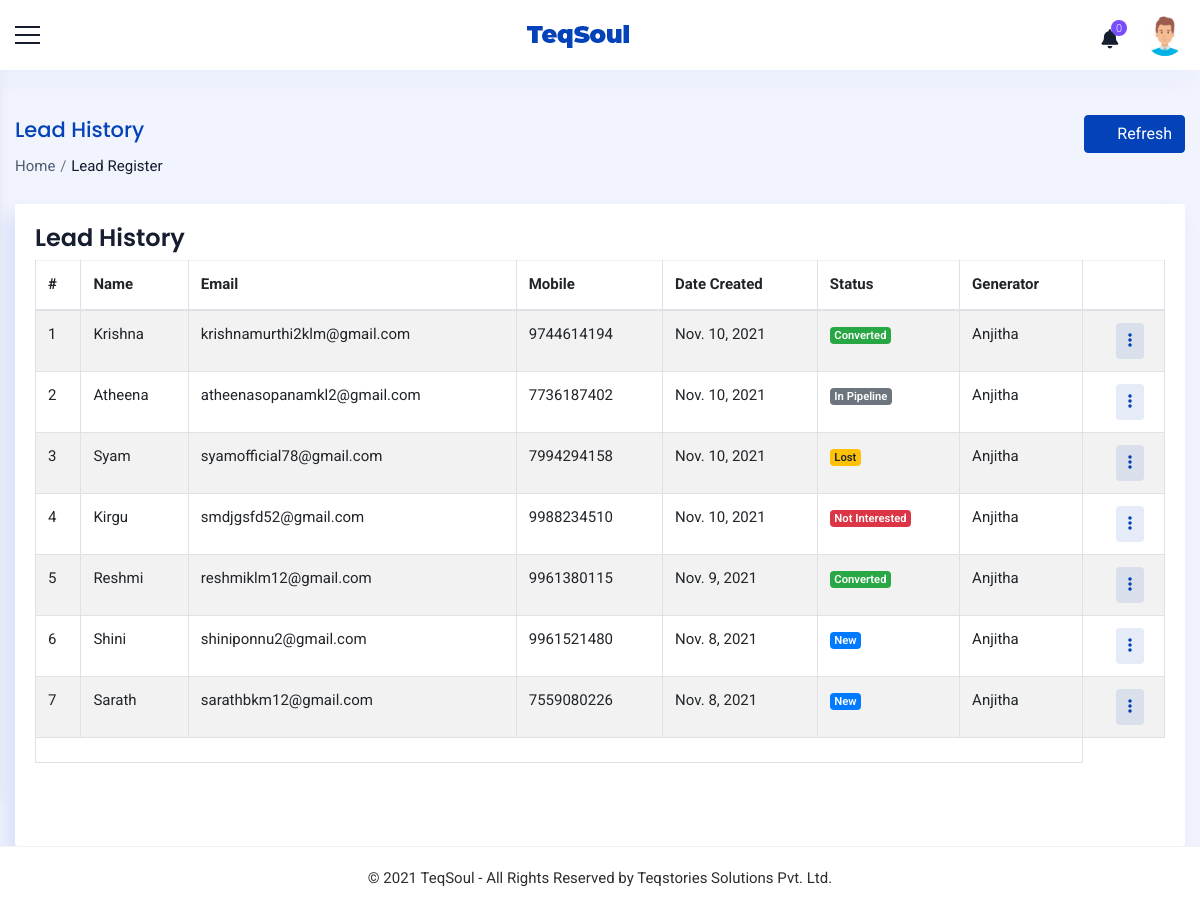
The app's page /sales/history/ (signed in) with its own data.
### accounts/models.py (models this page shows, shortened)
class Staff(models.Model):
    value= (
    ('1', 'Operations'),
    ('2', 'Sales'),
    ('3', 'Trainer'),
    ('4', 'Admin'),
    ('5', 'Operations Manager'),
    ('6', 'Sales Manager'),
    ('7', 'Trainer Manager'),
    )
    user = models.OneToOneField(User,on_delete=models.CASCADE,null=True,blank=True)
    name = models.CharField(max_length=100,null=True, blank=True)
    empid = models.CharField(max_length=100,null=True, blank=True)
    mobile = models.CharField(max_length=10,null=True, blank=True)
    email = models.EmailField(max_length=200,null=True, blank=True)
    sex = models.CharField(max_length=10,null=True,choices=sex_choices, blank=True)
    dob = models.DateField(null=True, blank=True)
    doj = models.DateField(null=True, blank=True)
    blood_group = models.CharField(max_length=100,null=True, blank=True,choices=groups)
    house = models.CharField(max_length=100,null=True, blank=True)
    street =models.CharField(max_length=100,null=True, blank=True)
    street2 =models.CharField(max_length=100,null=True, blank=True)
    city = models.CharField(max_length=100,null=True, blank=True)
    state = models.CharField(max_length=100,null=True,choices=state, blank=True)
    pin = models.CharField(max_length=100,null=True,blank=True)
    stype = models.CharField(max_length=100,null=True,choices=value, blank=True)
    status = models.CharField(max_length=20,choices=(('Active','Active'),('Inactive','Inactive')),default='Active')
    profile_pic = models.ImageField(null=True, blank=True,upload_to='images/dp/',default='accounts/static/images/user3.png')
    facebook = models.CharField(max_length=1000, null=True, blank=True)
    linkedin = models.CharField(max_length=1000, null=True, blank=True)
    instagram = models.CharField(max_length=1000, null=True, blank=True)
    approval = models.BooleanField(null=True, blank=True, default=False)
    def __str__(self):
        return self.name
    class Meta:
        unique_together = [['name']]

class Lead(models.Model):
    name = models.CharField(max_length=100,null=True, blank=True)
    email = models.EmailField(max_length=200,null=True,blank=True)
    mobile = models.CharField(max_length=10,null=True,blank=True)
    sex = models.CharField(max_length=10,null=True,choices=sex_choices,blank=True,default="Male")
    generator = models.ForeignKey(Staff,on_delete=models.CASCADE, blank=True,null=True,related_name='representative')
    assigned_to = models.ForeignKey(Staff,on_delete=models.CASCADE, blank=True,null=True,related_name='assigned_to',limit_choices_to=(Q(stype='2')|Q(stype='6')|Q(stype='4')))
    created_on = models.DateField(null=True, blank=True)
    status = models.CharField(max_length=100,null=True, blank=True,choices=levels,default="New")
    lms = models.BooleanField(default = False)
    approval = models.CharField(max_length=100,null=True, blank=True,choices=approval_choices)
    to_be_approved_by = models.ForeignKey(Staff,on_delete=models.CASCADE, blank=True,null=True)

### accounts/views.py (the view)
# urls.py: path('sales/history/',ViewHistory.as_view(),name='view_history'),
class ViewHistory(View):
    def get(self, request):
        x = SalesOperation(request)
        if x == True:
            staff = Staff.objects.get(user=request.user)
            notify = Notifications(staff)
            count = CountNotifications(notify)
            if staff.stype == '4' or staff.stype == '6':
                lead = Lead.objects.all().order_by('-created_on')
            else:
                lead = Lead.objects.filter(generator=staff).order_by('-created_on')
            page = Pagination(request,lead,10)
            history = True
            context={'count':count,'notify':notify,'staff':staff,'lead':page,'history':history}
            return render(request,'sales/history.html',context)
        else:
            if request.user.is_authenticated:
                return render(request,'messages/common/permission_error.html')
            else:
                return redirect('home')

### accounts/functions.py (called while the page is built)
def Pagination(request,object,count):
    p = Paginator(object,count)
    page_num = request.GET.get('page',1)
    try:
        page = p.page(page_num)
    except EmptyPage:
        page = p.page(1)
    return (page)

def SalesOperation(request):
    user = request.user
    if user.is_authenticated:
        try:
            staff = Staff.objects.get(user=user)
            if staff.stype == '6' or staff.stype=='4' or staff.stype== '5' or staff.stype== '2':
                return (True)
            else:
                return (False)
        except:
            return (False)
    else:
        return (False)

def Notifications(staff):
    notifications = Notification.objects.filter(user1=staff,status='2').order_by('-date').order_by('-time')
    return notifications

def CountNotifications(notifications):
    count = 0
    for i in notifications:
        count = count +1
    return count

### accounts/templates/sales/history.html (shortened to what this page needs)
{% extends 'common/main.html' %}
{% load static %}
{% block content %}
{% include 'common/header.html' %}
<div class="container_full">
    <div class="content_wrapper bg_homebefore inner-wrapper tables-sec">
        <div class="container-fluid">
            <div class="breadcrumbbar">
                <div class="row">
                  <div class="col-md-8 col-lg-8">
                    <h4 class="page-title">Lead History</h4>
                    <div class="breadcrumb-list">
                      <ol class="breadcrumb">
                        <li class="breadcrumb-item"><a href="{% url 'home' %}">Home</a></li>
                        <li class="breadcrumb-item active" aria-current="page">Lead Register</li>
                      </ol>
                    </div>
                  </div>
                  <div class="col-md-4 col-lg-4 mr-0">
                    <div class="widgetbar">
                        <button class="btn btn-primary" onclick="window.location.reload()"><i class="ti ti-reload mr-2"></i>Refresh</button>
                    </div>
                  </div>
                </div>
              </div>
        <div class="row ">
            <div class="col-12">
              <div class="card">
                <h4 class="m-t-0 header-title">Lead History</h4>
                <div class="table-responsive">
                <table id="demo-foo-filtering" class="table table-striped table-bordered toggle-circle m-b-0" >
                  <thead>
                    <tr>
                      <th>#</th>
                      <th>Name</th>
                      <th>Email</th>
                      <th>Mobile</th>
                      <th>Date Created</th>
                      <th>Status</th>
                      {% if staff.stype == '4' or staff.stype == '6' %}
                      <th>Generator</th>
                      {% endif %}
                      <th class="text-right"></th>
                    </tr>
                  </thead>
                  <tbody>
                    {% for i in lead %}
                    <tr>
                      <td>{{forloop.counter}}</td>
                      <td>{{i.name}}</td>
                      <td>{{i.email}}</td>
                      <td>{{i.mobile}}</td>
                      <td>{{i.created_on}}</td>
                      {% if i.status == 'New' %}
                      <td><span class="badge label-table badge-primary">{{i.status}}</span></td>
                      {% elif i.status == 'In Pipeline' %}
                      <td><span class="badge label-table badge-secondary">{{i.status}}</span></td>
                      {% elif i.status == 'Converted' %}
                      <td><span class="badge label-table badge-success">{{i.status}}</span></td>
                      {% elif i.status == 'Lost' %}
                      <td><span class="badge label-table badge-warning">{{i.status}}</span></td>
                      {% elif i.status == 'Not Interested' %}
                      <td><span class="badge label-table badge-danger">{{i.status}}</span></td>
                      {% endif %}
                      {% if staff.stype == '4' or staff.stype == '5'  %}
                      <td>{{i.generator}}</td>
                      {% endif %}
                      <td class="text-right">
                        <div class="btn-group mr-2">
                          <div class="dropdown">
                            <button class="btn btn-round btn-primary-rgba" type="button" id="CustomdropdownMenuButton4" data-toggle="dropdown" aria-haspopup="true" aria-expanded="false"><i class="fas fa-ellipsis-v"></i></button>
                          </div>
                        </div>
                      </td>
                      {% empty %}
                      <td colspan="7">No closure to show.</td>
                    </tr>
                    {% endfor %}
                  </tbody>
                  <tfoot>
                    <tr class="active">
                      <td colspan="7"></td>
                    </tr>
                  </tfoot>
                </table></div><br><br>
                </div>
              </div>
            </div>
          </div>
          </div>
        </div>
        {% include 'common/footer.html' %}
    </div>
{% endblock %}

### accounts/templates/common/header.html (shortened to what this page needs)
{% load static %}
<div class="header-bg">
    <header class="main-header">
      <div class="container_header phone_view border_top_bott">
        <div class="row">
          <div class="col-md-12 d-flex justify-content-between align-items-center">
            <div class="menu-icon"> <a href="javascript:void(0)" class="menu-toggler sidebar-toggler"></a> </div>
            <div class="logo d-flex align-items-center justify-content-center"> <a href="javascript:void(0)"> <strong
                  class="logo_icon"> <img src="{% static 'images/small-logo.png' %}" alt=""> </strong>  </a> </div>
            <div class="right_detail">
              <div class="row d-flex align-items-center justify-content-end">
                <div class="col-xl-12 col-12 d-flex justify-content-end">
                  <div class="right_bar_top d-flex align-items-center">
                    {% if staff %}
                        {% include 'common/notifications.html' %}
                        <div class="dropdown dropdown-user"> <a href="javascript:void(0)" class="dropdown-toggle"
                            data-toggle="dropdown" data-hover="dropdown" data-close-others="true" aria-expanded="true"> <img
                              class="img-circle pro_pic" src="{{staff.profile_pic.url}}" alt="{{staff.name}}"> </a>
                        </div>
                    {% endif %}
                  </div>
                </div>
              </div>
            </div>
          </div>
        </div>
      </div>
    </header>
  </div>

### static/css/style.css (style rules this page uses)
* { margin: 0; padding: 0; }
body { font-family: 'Roboto', sans-serif; font-size: 15px; line-height: 1.57143; font-weight: 400; color: #2d2e2e; }
h1, h2, h3, h4, h5, h6 { font-family: Poppins, sans-serif; margin-top: 0; font-weight: 600; color: #151d2e; }
a { color: #2d2e2e; transition: all 0.3s ease 0s; }
a, a:hover, a:active, a:focus { outline: none; text-decoration: none; }
i { transition: all 0.4s ease-in-out 0s; }
.img-circle { border-radius: 50%; }
.table td, .table th { border-top: 1px solid rgba(82, 63, 105, 0.07) !important; }
.btn-primary { color: #ffffff; background-color: #0442ba; border-color: #0442ba; box-shadow: none; }
.container_full { background: #f1f3fd; margin-top: 70px; position: relative; min-height: calc(100vh - 133px); overflow-x: hidden; }
.content_wrapper { margin-left: 0; margin-right: 0px; margin-top: 0; min-height: 600px; padding: 25px 0px 0px 0px; position: relative; }
.bg_homebefore { position: relative; }
.content_wrapper { padding-top: 25px; transition: all 0.3s; margin-left: 0px; }
.card { border-radius: 3px; background-color: #ffffff; box-shadow: -8px 12px 18px 0 rgba(209, 218, 249, 0.8); border: none; }
.breadcrumbbar { margin: 20px 0 25px; padding: 0; background-color: transparent; border-radius: 3px; }
.breadcrumbbar .page-title { color: #0442ba; font-size: 21px; font-weight: 500; line-height: 30px; margin-bottom: 10px; }
.breadcrumbbar .breadcrumb-list { text-align: left; }
.breadcrumbbar .breadcrumb { margin: 0; padding: 0; display: inline-flex; background-color: transparent; }
.breadcrumbbar .breadcrumb .breadcrumb-item a { color: #4e5d71; }
.breadcrumbbar .breadcrumb .breadcrumb-item.active { color: #151d2e; }
.breadcrumbbar .breadcrumb-item + .breadcrumb-item { padding-left: 0.3rem; }
.breadcrumbbar .breadcrumb-item + .breadcrumb-item::before { padding-right: 0.3rem; }
.breadcrumbbar .widgetbar { text-align: right; }
.badge { display: inline-block; padding: .25em .4em; font-size: 75%; font-weight: 600; line-height: 1; text-align: center; white-space: nowrap; vertical-align: baseline; border-radius: .25rem; transition: color .15s ease-in-out, background-color .15s ease-in-out, border-color .15s ease-in-out, box-shadow .15s ease-in-out; }
.btn-primary-rgba { background-color: rgba(4, 66, 186, 0.1); border: none; color: #0442ba; }
.tables-sec .card { padding: 20px; }
.table thead th { vertical-align: bottom; border-bottom: 2px solid #dee2e6; border-top: none; }

### records on screen
Staff: profile_pic (picture)
Lead: name "Krishna", email "krishnamurthi2klm@gmail.com", mobile "9744614194", created_on "Nov. 10, 2021", status "Converted", generator "Anjitha"
Lead: name "Atheena", email "atheenasopanamkl2@gmail.com", mobile "7736187402", created_on "Nov. 10, 2021", status "In Pipeline", generator "Anjitha"
Lead: name "Syam", email "syamofficial78@gmail.com", mobile "7994294158", created_on "Nov. 10, 2021", status "Lost", generator "Anjitha"
Lead: name "Kirgu", email "smdjgsfd52@gmail.com", mobile "9988234510", created_on "Nov. 10, 2021", status "Not Interested", generator "Anjitha"
Lead: name "Reshmi", email "reshmiklm12@gmail.com", mobile "9961380115", created_on "Nov. 9, 2021", status "Converted", generator "Anjitha"
Lead: name "Shini", email "shiniponnu2@gmail.com", mobile "9961521480", created_on "Nov. 8, 2021", status "New", generator "Anjitha"
Lead: name "Sarath", email "sarathbkm12@gmail.com", mobile "7559080226", created_on "Nov. 8, 2021", status "New", generator "Anjitha"

### other values on screen
{{ count }} "0"
